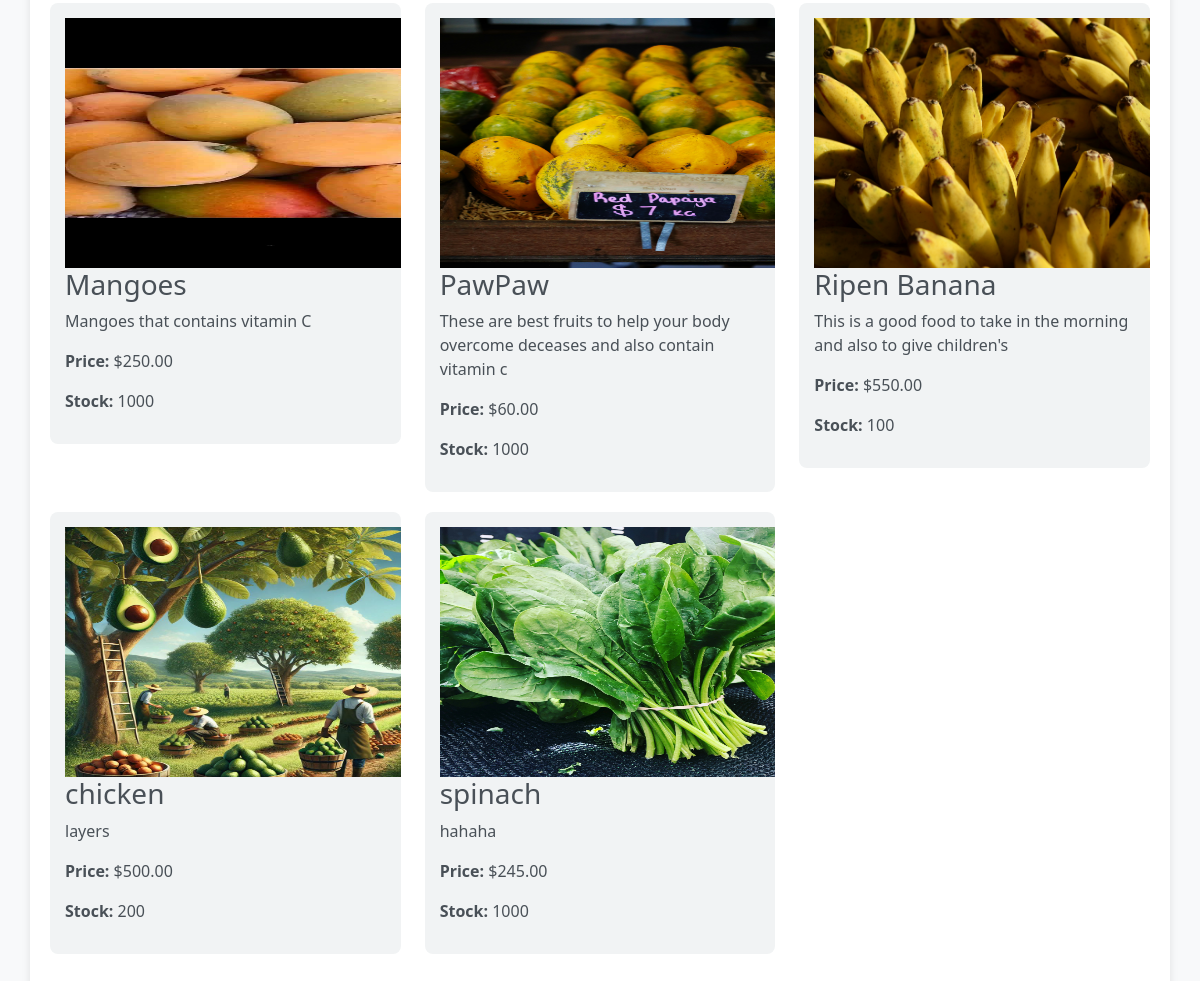
The page /shop/ (lower part) on the database as committed earlier.
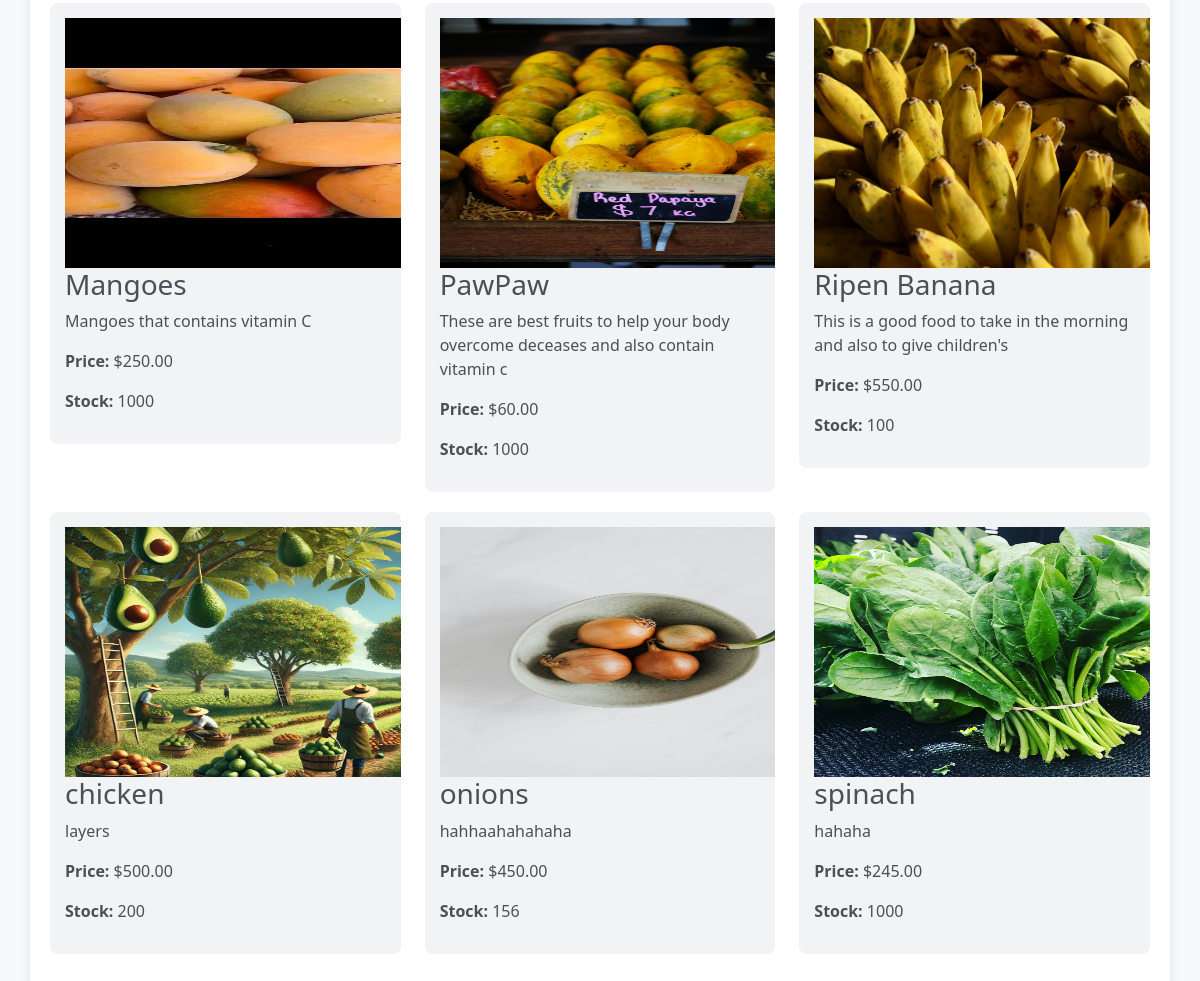
The same page on the database as committed later.
### shop/models.py (models this page shows, shortened)
class Product(models.Model):
    name = models.CharField(max_length=200)
    slug = models.SlugField(unique=True ,blank=True)
    description = models.TextField()
    price = models.DecimalField(max_digits=10, decimal_places=2)
    stock = models.PositiveIntegerField(default=0)
    image = models.ImageField(upload_to="products_image/", blank=True, null=True)
    class Meta:
        ordering = ['name']

### shop/views.py (the view)
# urls.py: path('', views.product_list, name='product_list'),  # List products
def product_list(request, category_slug=None):
    category = None
    categories = Category.objects.all()
    products = Product.objects.all()
    if category_slug:
        category = get_object_or_404(Category, slug=category_slug)
        products = products.filter(category=category)
    return render(request, 'shop/product_list.html', {
        'category': category,
        'categories': categories,
        'products': products,
    })

### shop/templates/shop/product_list.html (shortened to what this page needs)
{% load static %}
<!DOCTYPE html>
<html lang="en">
<head>
    <link href="https://cdn.jsdelivr.net/npm/bootstrap@5.3.0/dist/css/bootstrap.min.css" rel="stylesheet">
</head>
<body>
    <div class="container shop-container">
        <div class="row">
            {% for product in products %}
                <div class="col-md-4">
                    <div class="product-item">
                        {% if product.image %}
                            <img src="{{ product.image.url }}" alt="{{ product.name }}" style="width:400px;height:250px" onerror="this.onerror=null;this.src='{% static 'core/images/homepicture.jpg' %}';">
                        {% else %}
                            <img src="{% static 'core/images/homepicture.jpg' %}" alt="No image available" style="width:400px;height:250px">
                        {% endif %}
                        <h3>{{ product.name }}</h3>
                        <p>{{ product.description }}</p>
                        <p><strong>Price:</strong> ${{ product.price }}</p>
                        <p><strong>Stock:</strong> {{ product.stock }}</p>
                    </div>
                </div>
            {% endfor %}
        </div>
    </div>
</body>
</html>

Rows that differ between the two databases and show on the page:
added Product: image (picture), name "onions", description "hahhaahahahaha", price "450.00", stock "156"
